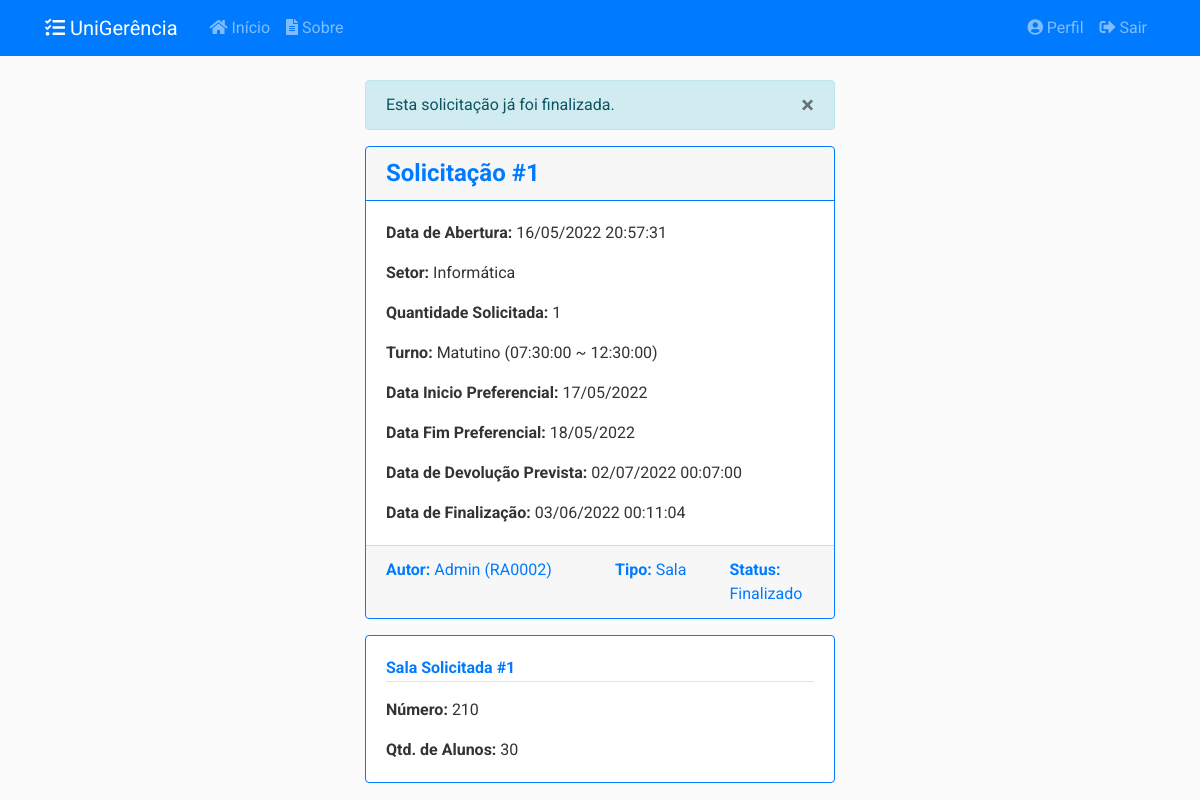
Page /solicitacoes/1 (signed in) on the committed database.
### app/models/solicitacoes.py (models this page shows, shortened)
class Solicitacao(db.Model):
    __tablename__ = 'solicitacoes'
    __table_args__ = {'extend_existing': True}
    id = db.Column(db.Integer, primary_key=True)
    status = db.Column(db.Enum(Status), default=Status.ABERTO.name)
    data_abertura = db.Column(db.DateTime, nullable=False,
                              default=datetime.now().astimezone(fuso_horario))
    data_inicio_pref = db.Column(db.Date, nullable=False)
    data_fim_pref = db.Column(db.Date, nullable=False)
    data_retirada = db.Column(db.DateTime, nullable=True)
    data_devolucao = db.Column(db.DateTime, nullable=True)
    data_cancelamento = db.Column(db.DateTime, nullable=True)
    data_finalizacao = db.Column(db.DateTime, nullable=True)
    quantidade = db.Column(db.Integer, nullable=False, default=0)
    descricao = db.Column(db.String(20), nullable=False)
    tipo = db.Column(db.String(20), nullable=False)
    ativo = db.Column(db.Boolean, nullable=False, default=True)
    usuario_id = db.Column(db.Integer, db.ForeignKey('usuarios.id'),
                           nullable=False)
    turno_id = db.Column(db.Integer, db.ForeignKey('turnos.id'),
                           nullable=False)
    turno = db.relationship('Turno', back_populates='solicitacoes')
    __mapper_args__ = {
        'polymorphic_identity': 'SOLICITACAO',
        'polymorphic_on': tipo
    }
    def __repr__(self):
        return f"Solicitação #{self.id} - {self.tipo} - {self.status.value}"
    def recuperar_id(sol_id):
        return Solicitacao.query.filter_by(id=sol_id).filter_by(ativo=True).first_or_404()
    def tempo_restante(self):
        if(self.data_devolucao and self.status.name == 'EMUSO'):
            agora = datetime.now().astimezone(fuso_horario)
            tempo_restante = int(datetime.timestamp(self.data_devolucao) -
                                  datetime.timestamp(agora))
            if tempo_restante <= 0:
                return None
            minutos, segundos = divmod(tempo_restante, 60)
            horas, minutos = divmod(minutos, 60)
            dias, horas = divmod(horas, 24)
            return "%01dd, %01dh, %01dmin" % (dias, horas, minutos)
        else:
            return None
    def verificar_autor(self, usuario):
        if self.autor == usuario or usuario.tipo.name == 'ADMIN':
            return True
        else:
            return False

class SolicitacaoSala(Solicitacao):
    __tablename__ = 'solicitacoes_salas'
    id = db.Column(db.Integer, db.ForeignKey('solicitacoes.id'), primary_key=True)
    setor_id = db.Column(db.Integer, db.ForeignKey('setores.id'), nullable=False)
    setor = db.relationship('Setor', back_populates='solicitacoes')
    salas = db.relationship('Sala', secondary= solicitacao_s,
                                    back_populates='solicitacoes')
    __mapper_args__ = {
        'polymorphic_identity': 'SALA',
    }

class Solicitacao(db.Model):
    __tablename__ = 'solicitacoes'
    __table_args__ = {'extend_existing': True}
    id = db.Column(db.Integer, primary_key=True)
    status = db.Column(db.Enum(Status), default=Status.ABERTO.name)
    data_abertura = db.Column(db.DateTime, nullable=False,
                              default=datetime.now().astimezone(fuso_horario))
    data_inicio_pref = db.Column(db.Date, nullable=False)
    data_fim_pref = db.Column(db.Date, nullable=False)
    data_retirada = db.Column(db.DateTime, nullable=True)
    data_devolucao = db.Column(db.DateTime, nullable=True)
    data_cancelamento = db.Column(db.DateTime, nullable=True)
    data_finalizacao = db.Column(db.DateTime, nullable=True)
    quantidade = db.Column(db.Integer, nullable=False, default=0)
    descricao = db.Column(db.String(20), nullable=False)
    tipo = db.Column(db.String(20), nullable=False)
    ativo = db.Column(db.Boolean, nullable=False, default=True)
    usuario_id = db.Column(db.Integer, db.ForeignKey('usuarios.id'),
                           nullable=False)
    turno_id = db.Column(db.Integer, db.ForeignKey('turnos.id'),
                           nullable=False)
    turno = db.relationship('Turno', back_populates='solicitacoes')
    __mapper_args__ = {
        'polymorphic_identity': 'SOLICITACAO',
        'polymorphic_on': tipo
    }
    def __repr__(self):
        return f"Solicitação #{self.id} - {self.tipo} - {self.status.value}"
    def recuperar_id(sol_id):
        return Solicitacao.query.filter_by(id=sol_id).filter_by(ativo=True).first_or_404()
    def tempo_restante(self):
        if(self.data_devolucao and self.status.name == 'EMUSO'):
            agora = datetime.now().astimezone(fuso_horario)
            tempo_restante = int(datetime.timestamp(self.data_devolucao) -
                                  datetime.timestamp(agora))
            if tempo_restante <= 0:
                return None
            minutos, segundos = divmod(tempo_restante, 60)
            horas, minutos = divmod(minutos, 60)
            dias, horas = divmod(horas, 24)
            return "%01dd, %01dh, %01dmin" % (dias, horas, minutos)
        else:
            return None
    def verificar_autor(self, usuario):
        if self.autor == usuario or usuario.tipo.name == 'ADMIN':
            return True
        else:
            return False

class Turno(db.Model):
    __tablename__ = 'turnos'
    __table_args__ = {'extend_existing': True}
    id = db.Column(db.Integer, primary_key=True)
    name = db.Column(db.String(20), unique=True, nullable=False)
    hora_inicio = db.Column(db.Time, nullable=False)
    hora_fim = db.Column(db.Time, nullable=False)
    ativo = db.Column(db.Boolean, nullable=False, default=True)
    solicitacoes = db.relationship('Solicitacao', back_populates='turno')
    def __repr__(self):
        return f"{self.name} ({self.hora_inicio} ~ {self.hora_fim})"

### app/models/salas.py (models this page shows, shortened)
class Setor(db.Model):
    __tablename__ = 'setores'
    __table_args__ = {'extend_existing': True}
    id = db.Column(db.Integer, primary_key=True)
    name = db.Column(db.String(50), unique=True, nullable=False)
    ativo = db.Column(db.Boolean, nullable=False, default=True)
    solicitacoes = db.relationship('SolicitacaoSala', back_populates='setor')
    salas = db.relationship('Sala', back_populates='setor')

class Sala(db.Model):
    __tablename__ = 'salas'
    __table_args__ = {'extend_existing': True}
    id = db.Column(db.Integer, primary_key=True)
    numero = db.Column(db.String(20), nullable=False)
    qtd_aluno = db.Column(db.Integer, nullable=False)
    data_cadastro = db.Column(db.DateTime, nullable=False,
                              default=datetime.now().astimezone(fuso_horario))
    data_atualizacao = db.Column(db.DateTime, nullable=True)
    status = db.Column(db.Enum(Status), default=Status.ABERTO.name)
    motivo_indisponibilidade = db.Column(db.Text, nullable=True)
    ativo = db.Column(db.Boolean, nullable=False, default=True)
    setor_id = db.Column(db.Integer, db.ForeignKey('setores.id'), nullable=False)
    solicitacoes = db.relationship('SolicitacaoSala', secondary=solicitacao_s,
                                   back_populates='salas')
    relatorios = db.relationship('RelatorioSala', back_populates='sala')
    setor = db.relationship('Setor', back_populates='salas')

### app/models/usuarios.py (models this page shows, shortened)
class Usuario(db.Model, UserMixin):
    __tablename__ = 'usuarios'
    __table_args__ = {'extend_existing': True}
    id = db.Column(db.Integer, primary_key=True)
    nome = db.Column(db.String(100), nullable=False)
    identificacao = db.Column(db.String(20), unique=True, nullable=False)
    email = db.Column(db.String(100), unique=True, nullable=False)
    senha = db.Column(db.String(60), nullable=False)
    data_cadastro = db.Column(db.DateTime, nullable=False,
                              default=datetime.now().astimezone(fuso_horario))
    data_atualizacao = db.Column(db.DateTime, nullable=True)
    tipo = db.Column(db.Enum(TipoUsuario), nullable=False)
    ativo = db.Column(db.Boolean, nullable=False, default=True)
    imagem_perfil = db.Column(db.String(20), nullable=False,
                              default='default.jpg')
    posts = db.relationship('Post', backref='autor',
                            foreign_keys='Post.usuario_id', lazy=True)
    recipiente = db.relationship('Post', backref='destinatario',
                                 foreign_keys='Post.destinatario_id', lazy=True)
    solicitacoes = db.relationship('Solicitacao', backref='autor', lazy=True)
    relatorios = db.relationship('Relatorio', backref='autor', lazy=True)
    def __repr__(self):
        return f"{self.nome} ({self.identificacao})"

### app/controllers/solicitacoes.py (the view)
@solicitacoes.route("/<int:solicitacao_id>", methods=['GET'])
@login_required
def solicitacao(solicitacao_id):
    solicitacao = Solicitacao.recuperar_id(solicitacao_id)
    if not solicitacao.verificar_autor(current_user):
        abort(403)
    tempo_restante= solicitacao.tempo_restante()
    return render_template('solicitacoes/solicitacao.html',
                           title=solicitacao, solicitacao=solicitacao,
                           tempo_restante=tempo_restante)

### app/models/usuarios.py (called while the page is built)
@login_manager.user_loader
def load_user(user_id):
    return Usuario.query.get(int(user_id))

### app/templates/solicitacoes/solicitacao.html (shortened to what this page needs)
{% extends "layout.html" %}
{% block conteudo %}
{% if solicitacao.status.name != 'PENDENTE' %}
<div class="alert alert-info" role="alert" id="alert-message">
    <button type="button" class="close" data-dismiss="alert">
    <span>&times;</span>
    </button>
    {% if solicitacao.status.name == 'ABERTO' %}
    Esta solicitação ainda não foi confirmada.
    {% elif solicitacao.status.name == 'SOLICITADO' %}
    Esta solicitação está na lista de espera.
    {% elif solicitacao.status.name == 'CONFIRMADO' %}
    Esta solicitação foi confirmada.
    {% elif solicitacao.status.name == 'EMUSO' %}
    Esta solicitação está em uso.
    {% elif solicitacao.status.name == 'CANCELADO' %}
    Esta solicitação foi cancelada.
    {% elif solicitacao.status.name == 'FECHADO' %}
    Esta solicitação já foi finalizada.
    {% endif %}
</div>
{% endif %}
<div class="card border-primary mb-3">
    <h4 class="card-header text-primary border-primary"><a><strong>Solicitação #{{ solicitacao.id }}</strong></a></h4>
    <div class="card-body">
        <p class="card-text"><strong>Data de Abertura:</strong> {{ solicitacao.data_abertura.strftime('%d/%m/%Y %H:%M:%S') }}</p>
        {% if solicitacao.tipo == 'EQUIPAMENTO' %}
        <p class="card-text"><strong>Tipo de Equipamento:</strong> {{ solicitacao.tipo_eqp.nome }}</p>
        {% elif solicitacao.tipo == 'SALA' %}
        <p class="card-text"><strong>Setor:</strong> {{ solicitacao.setor.name }}</p>
        {% endif %}
        <p class="card-text"><strong>Quantidade Solicitada:</strong> {{ solicitacao.quantidade }}</p>
        {% if solicitacao.turno %}
            <p class="card-text"><strong>Turno:</strong> {{ solicitacao.turno }}</p>
        {% endif %}
        {% if solicitacao.data_inicio_pref %}
            <p class="card-text"><strong>Data Inicio Preferencial:</strong> {{ solicitacao.data_inicio_pref.strftime('%d/%m/%Y') }}</p>
        {% endif %}
        {% if solicitacao.data_fim_pref %}
            <p class="card-text"><strong>Data Fim Preferencial:</strong> {{ solicitacao.data_fim_pref.strftime('%d/%m/%Y') }}</p>
        {% endif %}
        {% if solicitacao.data_devolucao %}
            <p class="card-text"><strong>Data de Devolução Prevista:</strong> {{ solicitacao.data_devolucao.strftime('%d/%m/%Y %H:%M:%S') }}</p>
        {% endif %}
        {% if solicitacao.data_finalizacao %}
            <p class="card-text"><strong>Data de Finalização:</strong> {{ solicitacao.data_finalizacao.strftime('%d/%m/%Y %H:%M:%S') }}</p>
        {% endif %}
    </div>
    <div class="card-footer text-muted">
        <div class="row">
            <div class="col-md-6">
                <a class=""><strong>Autor:</strong> {{ solicitacao.autor }}</a>
            </div>
            <div class="col-md-3">
                {% if solicitacao.tipo == 'EQUIPAMENTO' %}
                    <a class=""><strong>Tipo:</strong> Equipamento</a>
                {% elif solicitacao.tipo == 'SALA' %}
                    <a class=""><strong>Tipo:</strong> Sala</a>
                {% endif %}
            </div>
            <div class="col-md-3">
                <a class=""><strong>Status:</strong> {{ solicitacao.status.value }}</a>
            </div>
        </div>
    </div>
</div>
<div class="card-group">
{% if solicitacao.tipo == 'SALA' %}
    {% for sala in solicitacao.salas %}
    <div class="card border-primary mb-3">
        <div class="card-body">
            <div class="article-metadata mb-3">
                {% if current_user.tipo.name == 'ADMIN' %}
                <a class="mr-2" href="{{ url_for('salas.sala', sala_id=sala.id) }}"><strong>Sala Solicitada #{{ loop.index }}</strong></a>
                {% else %}
                <a class="mr-2" href="#"><strong>Sala Solicitada #{{ loop.index }}</strong></a>
                {% endif %}
            </div>
        <p class="card-text"><strong>Número:</strong> {{ sala.numero }}</p>
        <p class="card-text"><strong>Qtd. de Alunos:</strong> {{ sala.qtd_aluno }}</p>
        </div>
    </div>
    {% endfor %}
{% endif %}
</div>
{% endblock conteudo %}

### app/static/css/main.css (style rules this page uses)
body { background: #fafafad5; color: #333333; margin-top: 5rem; font-family: 'Roboto' !important; }
h1, h2, h3, h4, h5, h6 { color: #444444; }
html { scroll-behavior: smooth; }
.article-metadata { padding-bottom: 1px; margin-bottom: 4px; border-bottom: 1px solid #e3e3e3 }

### rows in the picture
SolicitacaoSala: id "1"
Solicitacao: data_abertura "16/05/2022 20:57:31", quantidade "1", data_inicio_pref "17/05/2022", data_fim_pref "18/05/2022", data_devolucao "02/07/2022 00:07:00", data_finalizacao "03/06/2022 00:11:04", status.value "Finalizado"
Setor: setor.name "Informática"
Turno: turno "Matutino (07:30:00 ~ 12:30:00)"
Usuario: autor "Admin (RA0002)"
Sala: numero "210", qtd_aluno "30"
